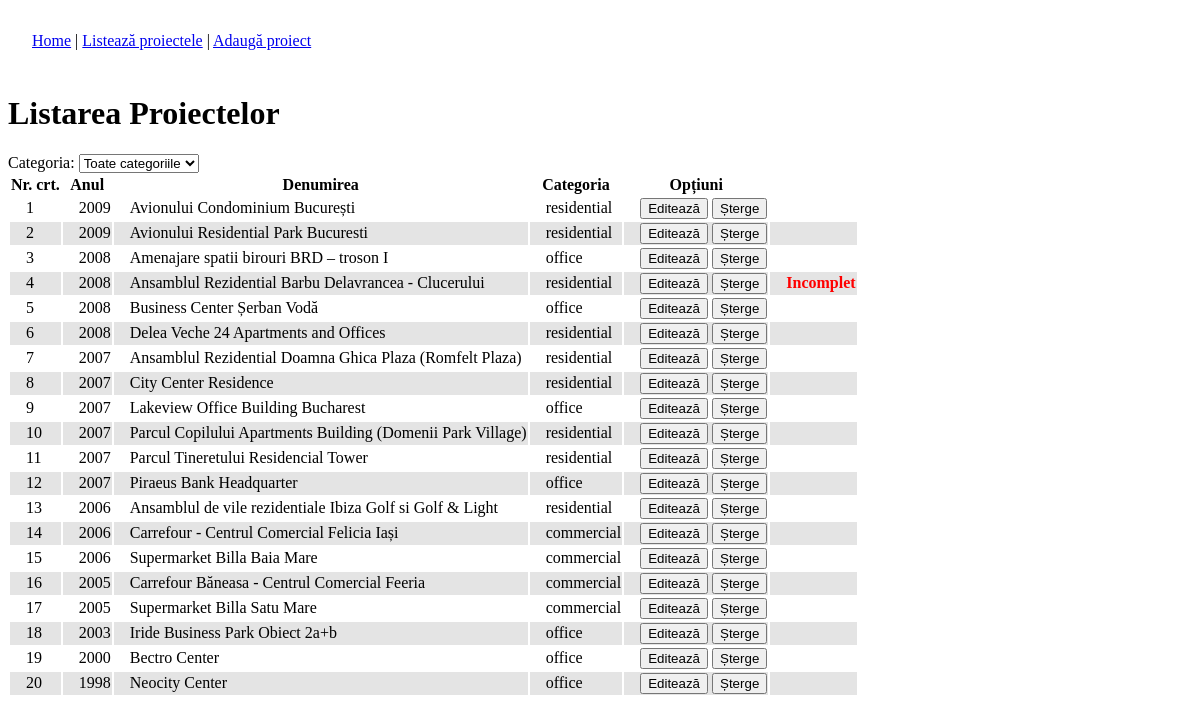
Before: /admin/list.php with the older database file.
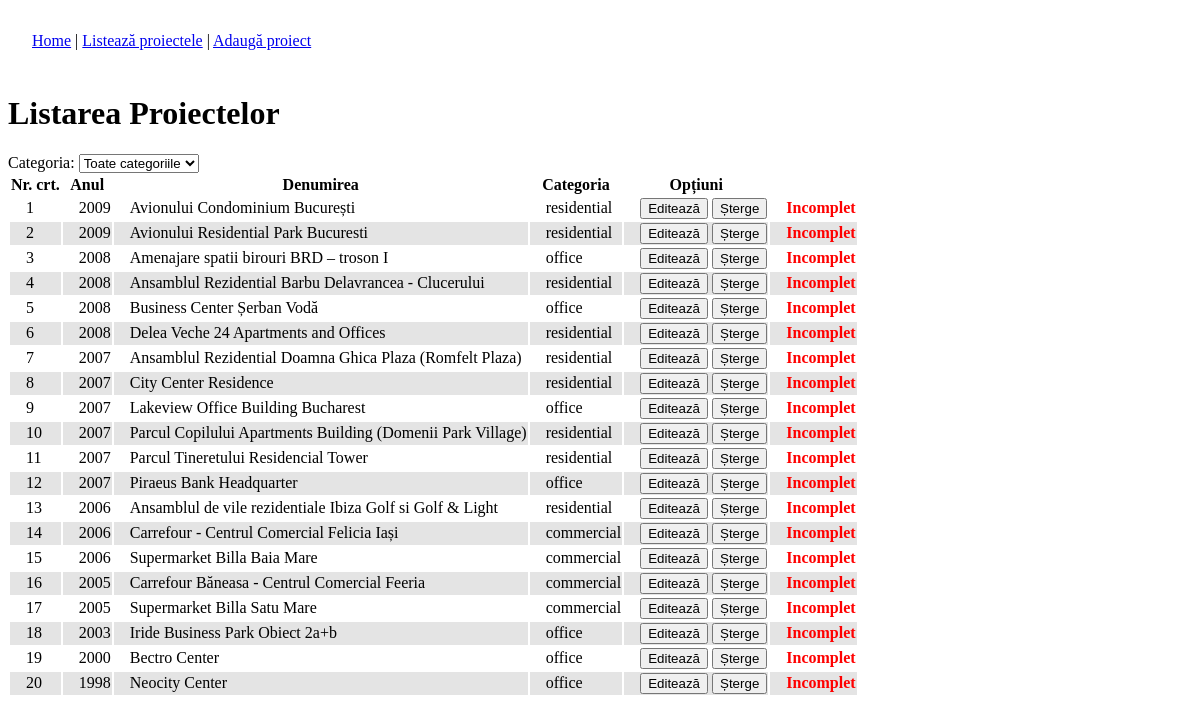
After: the same page with the newer database file.
### tables this page shows
CREATE TABLE `portfolio` (
  `id` int(11) NOT NULL auto_increment,
  `name` varchar(128) NOT NULL,
  `category` enum('office','residential','hotel','industrial','commercial','restoration','hospital','other') NOT NULL,
  `tags` varchar(64) NOT NULL,
  `address` varchar(512) NOT NULL,
  `developer` varchar(128) NOT NULL,
  `chief_architect` varchar(128) NOT NULL,
  `whole_area` int(11) default NULL,
  `height` varchar(128) NOT NULL,
  `phase` varchar(128) NOT NULL,
  `year_begin` year(4) default NULL,
  `year_end` year(4) default NULL,
  `description` text NOT NULL,
  `images` varchar(512) NOT NULL,
  PRIMARY KEY  (`id`)
);

### SingletonDB.class.php (called while the page is built, shortened)
<?php
class SingletonDB
{
	private static $connection;
	public static function connect()
	{
		if(!isset(self::$connection))
		{
			self::$connection = new mysqli(ADDRESS, USERNAME, PASSWORD, DATABASE);
		}
		return self::$connection;
	}
}
?>

### Content.class.php (called while the page is built, shortened)
<?php
require_once('util.inc.php');
class Content
{
	protected $db;
	protected $languages;
	public function __construct($namespace)
	{
		try {
			$this->db = SingletonDB::connect();
			if( !($result = $this->db->query("SELECT * FROM `languages`")) )
				throw new DBException('query');
			while($row = $result->fetch_assoc())
			{
				$this->languages[$row['code']]['name'] = $row['name'];
				$this->languages[$row['code']]['img'] = $row['image'];
			}
			$matchedLang = $this->matchLanguage();
			if( !($result = $this->db->query("SELECT * FROM `content` WHERE namespace = 'common' OR namespace = '"
					. $this->db->escape_string($namespace) . "'")) )
				throw new DBException('query');
			while($row = $result->fetch_assoc())
			{
				$this->content[$row['name']] = json_decode($row['value'], true);
			}
			if (! ($result = $this->db->query("SELECT category, COUNT(*) count FROM `portfolio` GROUP BY category")) )
				throw new DBException('query');
			while ($row = $result->fetch_assoc())
				$this->projectsCount[ $row['category'] ] = intval($row['count']);
		}
		catch(DBException $e) {
			echo $e->errorMessage();
			die();
		}
	}
	public function getLanguages()
	{
		return $this->languages;
	}
	public function matchLanguage()
	{
		$pattern = '/^(?P<primarytag>[a-zA-Z]{2,8})'.
    '(?:-(?P<subtag>[a-zA-Z]{2,8}))?(?:(?:;q=)'.
    '(?P<quantifier>\d\.\d))?$/';
		foreach (explode(',', $_SERVER['HTTP_ACCEPT_LANGUAGE']) as $lang)
		{
			$splits = array();
			if (preg_match($pattern, $lang, $splits))
			{
				$language = $splits['primarytag'];
				if(isset($this->languages[$language]))
					return $language;
			}
			else
				return 'en';
		}
		return 'en';
	}
	public function isRowIncomplete($row)
	{
		$incomplete = '';
		if(empty($row['tags']))
			$incomplete .= 't';
		if($row['whole_area'] == null || $row['whole_area'] == '0000')
			$incomplete .= '{wa}';
		$images = json_decode($row['images'], true);
		if(count($images) < 1)
			$incomplete .= 'i';
		return $incomplete;
	}
	public function getPortfolioSummary($category, $page, $checkIncomplete=false)
	{
		$portfolio = null;
		if(!$checkIncomplete)
			$columns = "id, name, tags, year_begin, images, category";
		else
			$columns = "*";
		$query = "SELECT ". $columns. " FROM `portfolio`";
		$query .= " ORDER BY year_begin DESC, name ASC";
		$result = $this->db->query($query);
		while($row = $result->fetch_assoc())
		{
			$portfolio[$row['id']]['name'] = $row['name'];
			$portfolio[$row['id']]['tags'] = $row['tags'];
			$portfolio[$row['id']]['year_begin'] = $row['year_begin'];
			$images = json_decode($row['images'], true);
			if(!$images)
				$portfolio[$row['id']]['image'] = null;
			else
				$portfolio[$row['id']]['image'] = getThumbFileName($images[0]);
			$portfolio[$row['id']]['category'] = $row['category'];
			if($checkIncomplete)
				$portfolio[$row['id']]['incomplete'] =
						$this->isRowIncomplete($row);
		}
		return $portfolio;
	}
}

### util.inc.php (called while the page is built, shortened)
<?php
function getThumbFileName($img)
{
	$ext = strrchr($img, '.');
	$basename = substr($img, 0, strpos($img, $ext));
	$thumb = "${basename}_thumb${ext}";
	return $thumb;
}

### admin/list.php (the view, shortened to what this page needs)
<?php
require_once('../Content.class.php');
$dbContent = new Content('common');
if(isset($_GET['del']))
{
	$dbContent->deleteProject($_GET['del'], $dbContent->getProject($_GET['del']));
	header('Location: list.php');
}
else
{
?>
<!DOCTYPE html PUBLIC "-//W3C//DTD XHTML 1.0 Strict//EN" "http://www.w3.org/TR/xhtml1/DTD/xhtml1-strict.dtd">
<html xmlns="http://www.w3.org/1999/xhtml">
<head>
<link href="../css/admin.css" rel="stylesheet" type="text/css" />
</head>
<body>
<?php
include('menu.php');
if(isset($_GET['category']))
	$category = $_GET['category'];
else
	$category = "";
echo "<h1>Listarea Proiectelor</h1>";
?>
Categoria: <select name="cat" onchange="window.location = 'list.php?category=' + this.value">
	<option value="" <?php echo ($category=="" ? 'selected="selected"' : '') ?> >Toate categoriile</option>
</select>
<?php
$summary = $dbContent->getPortfolioSummary($category, null, true);
echo '<table><tr><th>Nr. crt.</th><th>Anul</th><th>Denumirea</th><th>Categoria</th><th>Opțiuni</th><th></th></tr>';
$i = 1;
$alt = 0;
foreach($summary as $prjId => $prj)
{
	echo "<tr". ($alt ? ' class="alt"': ''). "><td>$i</td><td>"
		. $prj['year_begin']. "</td><td>". $prj['name']
		. '</td><td>'. $prj['category']. '</td><td><input type="button" value="Editează" '
		. 'onclick="edit('. $prjId. ')" /> '
		. '<input type="button" value="Șterge" onclick="del('
		. $prjId. ', \''. $prj['name']. '\')" /></td>'
		. '<td>'. ($prj['incomplete'] ? '<span class="incomplete">Incomplet</span>' : '')
		. '</td></tr>';
	$i++;
	$alt = ($alt + 1) % 2;
}
echo '</table>';
?>
</body>
</html>
<?php
}
?>

Changed rows visible on the page:
changed portfolio "Avionului Condominium București": now shows "Incomplet"
changed portfolio "Avionului Residential Park Bucuresti": now shows "Incomplet"
changed portfolio "Amenajare spatii birouri BRD – troson I": now shows "Incomplet"
changed portfolio "Business Center Șerban Vodă": now shows "Incomplet"
changed portfolio "Delea Veche 24 Apartments and Offices": now shows "Incomplet"
changed portfolio "Ansamblul Rezidential Doamna Ghica Plaza (Romfelt Plaza)": now shows "Incomplet"
changed portfolio "City Center Residence": now shows "Incomplet"
changed portfolio "Lakeview Office Building Bucharest": now shows "Incomplet"
changed portfolio "Parcul Copilului Apartments Building (Domenii Park Village)": now shows "Incomplet"
changed portfolio "Parcul Tineretului Residencial Tower": now shows "Incomplet"
changed portfolio "Piraeus Bank Headquarter": now shows "Incomplet"
changed portfolio "Ansamblul de vile rezidentiale Ibiza Golf si Golf & Light": now shows "Incomplet"
changed portfolio "Carrefour - Centrul Comercial Felicia Iași": now shows "Incomplet"
changed portfolio "Supermarket Billa Baia Mare": now shows "Incomplet"
changed portfolio "Carrefour Băneasa - Centrul Comercial Feeria": now shows "Incomplet"
changed portfolio "Supermarket Billa Satu Mare": now shows "Incomplet"
changed portfolio "Iride Business Park Obiect 2a+b": now shows "Incomplet"
changed portfolio "Bectro Center": now shows "Incomplet"
changed portfolio "Neocity Center": now shows "Incomplet"
